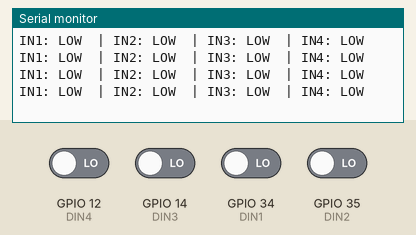
This sketch was run on a simulated ESP32. Shown: the last lines printed to the serial monitor. The inputs (shaded band) are chosen by the test bench; at power-on: GPIO 12 (DIN4), GPIO 14 (DIN3), GPIO 34 (DIN1), GPIO 35 (DIN2) LOW.

Above: at 1.5 s.
1.6 s: GPIO 12 (DIN4) driven HIGH
At 2.01 s:
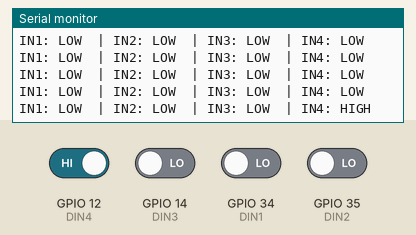
3.9 s: GPIO 14 (DIN3) driven HIGH
At 4.11 s:
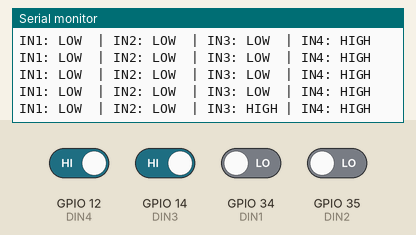
6.0 s: GPIO 34 (DIN1) driven HIGH
At 6.21 s:
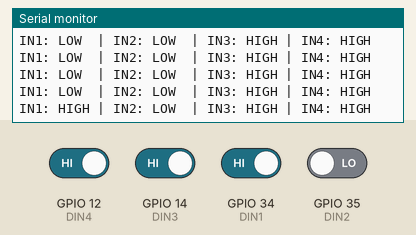
8.1 s: GPIO 35 (DIN2) driven HIGH
At 8.31 s:
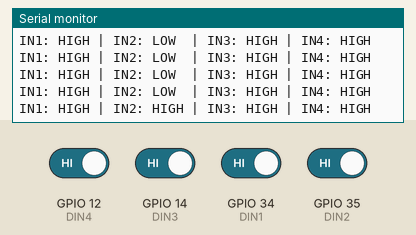
10.2 s: GPIO 12 (DIN4) driven LOW
At 10.42 s:
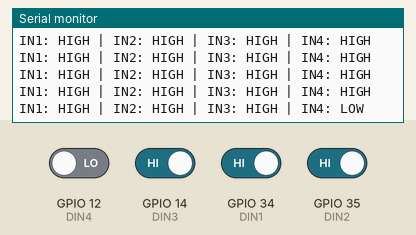
12.3 s: GPIO 14 (DIN3) driven LOW
At 12.52 s:
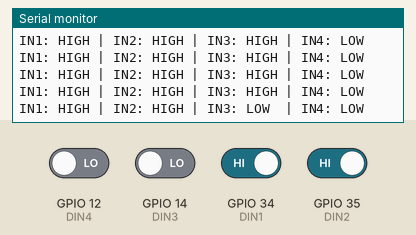

The sketch:

3.Digital_Input_Test.ino
```cpp
/********************************************************************
 *  IO Builds — Sri Lanka
 *  Dhanushka Udaya Kumara
 *  Embedded Systems Engineer
 *
 *  DIGITAL INPUT TEST (Optocoupler PC817 Logic)
 *  Logic:
 *      HIGH → No signal
 *      LOW  → Signal ACTIVE
 ********************************************************************/

#include <Arduino.h>

// Input pins
#define DIN1 34
#define DIN2 35
#define DIN3 14
#define DIN4 12

void setup() {
  Serial.begin(115200);
  delay(300);

  pinMode(DIN1, INPUT);
  pinMode(DIN2, INPUT);
  pinMode(DIN3, INPUT);
  pinMode(DIN4, INPUT);
}

void loop() {
  int d1 = digitalRead(DIN1);
  int d2 = digitalRead(DIN2);
  int d3 = digitalRead(DIN3);
  int d4 = digitalRead(DIN4);

  Serial.print("IN1: "); Serial.print(d1 ? "HIGH" : "LOW ");
  Serial.print(" | IN2: "); Serial.print(d2 ? "HIGH" : "LOW ");
  Serial.print(" | IN3: "); Serial.print(d3 ? "HIGH" : "LOW ");
  Serial.print(" | IN4: "); Serial.println(d4 ? "HIGH" : "LOW ");

  delay(300);
}
```

Measured:
- after the input at 1.6 s, the serial monitor: prints a new line after 0.20 s (image 1)
- after the input at 3.9 s, the serial monitor: prints a new line at once (image 2)
- after the input at 6.0 s, the serial monitor: prints a new line at once (image 3)
- after the input at 8.1 s, the serial monitor: prints a new line at once (image 4)
- after the input at 10.2 s, the serial monitor: prints a new line at once (image 5)
- after the input at 12.3 s, the serial monitor: prints a new line at once (image 6)
